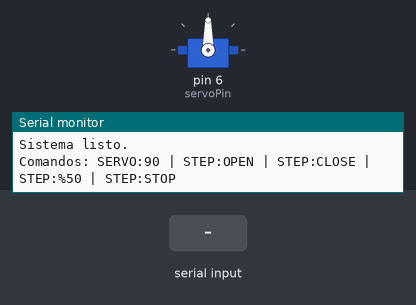
Recording of a sketch running on a simulated Arduino Uno, built with avr-gcc and run on an emulated ATmega328P. Parts: servo, the last lines printed to the serial monitor. The test bench sets the inputs (shaded band).

Above: at 1.2 s.
1.3 s: "SERVO:\n" received over Serial
At 2.4 s:
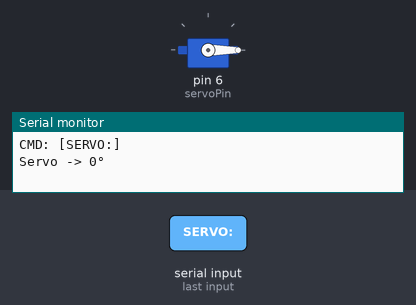
2.8 s: "SERVO:90\n" received over Serial
At 3.7 s:
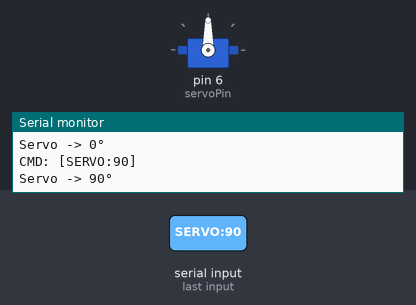
Timing chart, 0 to 5.8 s (numbered marks = the images above; inputs shaded):
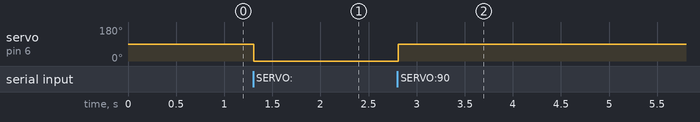

The sketch:

servo_stepper_FUNCIONANLOSDOS.ino
```cpp
#include <AccelStepper.h>
#include <Servo.h>

// ==============================
// STEPPER — orden de pines confirmado
// ==============================
#define PIN_IN1 8
#define PIN_IN2 9
#define PIN_IN3 10
#define PIN_IN4 11

AccelStepper stepper(AccelStepper::HALF4WIRE, PIN_IN1, PIN_IN3, PIN_IN2, PIN_IN4);

// ==============================
// SERVO
// ==============================
Servo servo;
const int servoPin = 6;

// ==============================
// VARIABLES DE ESTADO
// ==============================
int servoPos   = 90;
int stepperPos =  0;

// ==============================
// APAGAR BOBINAS (evita que el stepper caliente parado)
// ==============================
void apagarBobinas() {
  digitalWrite(PIN_IN1, LOW);
  digitalWrite(PIN_IN2, LOW);
  digitalWrite(PIN_IN3, LOW);
  digitalWrite(PIN_IN4, LOW);
}

// ==============================
// SETUP
// ==============================
void setup() {
  Serial.begin(9600);

  // Stepper
  stepper.setMaxSpeed(1100.0);
  stepper.setAcceleration(1500.0);

  // Servo
  servo.attach(servoPin);
  servo.write(servoPos);

  Serial.println("Sistema listo.");
  Serial.println("Comandos: SERVO:90 | STEP:OPEN | STEP:CLOSE | STEP:%50 | STEP:STOP");
}

// ==============================
// LOOP PRINCIPAL
// ==============================
void loop() {

  // Ejecutar pasos pendientes del stepper en cada ciclo
  stepper.run();

  if (Serial.available()) {
    String cmd = Serial.readStringUntil('\n');
    cmd.trim();
    cmd.toUpperCase();

    Serial.print("CMD: [");
    Serial.print(cmd);
    Serial.println("]");

    // -------------------------------------------------------
    // SERVO: SERVO:90  →  mueve el servo a 90°
    // -------------------------------------------------------
    if (cmd.startsWith("SERVO:")) {
      int angle = cmd.substring(6).toInt();
      angle = constrain(angle, 0, 180);
      servoPos = angle;
      servo.write(servoPos);
      Serial.print("Servo -> ");
      Serial.print(servoPos);
      Serial.println("°");
    }

    // -------------------------------------------------------
    // STEPPER: STEP:OPEN | STEP:CLOSE | STEP:%50 | STEP:STOP
    // -------------------------------------------------------
    else if (cmd.startsWith("STEP:")) {
      String action = cmd.substring(5);

      if (action == "OPEN") {
        stepper.move(512);
        stepperPos += 512;
        Serial.print("Stepper -> +512 pasos | Pos: ");
        Serial.println(stepperPos);
      }
      else if (action == "CLOSE") {
        stepper.move(-512);
        stepperPos -= 512;
        Serial.print("Stepper -> -512 pasos | Pos: ");
        Serial.println(stepperPos);
      }
      else if (action.startsWith("%")) {
        int percent = action.substring(1).toInt();
        percent = constrain(percent, 0, 100);
        int target = map(percent, 0, 100, 0, 2048);
        stepper.moveTo(target);
        stepperPos = target;
        Serial.print("Stepper -> ");
        Serial.print(percent);
        Serial.print("% | Pos: ");
        Serial.println(stepperPos);
      }
      else if (action == "STOP") {
        stepper.stop();
        apagarBobinas();
        Serial.println("Stepper detenido.");
      }
      else {
        Serial.print("Accion STEP desconocida: [");

        Serial.print(action);
        Serial.println("]");
      }
    }
    else {
      Serial.print("Comando no reconocido: [");
      Serial.print(cmd);
      Serial.println("]");
    }
  }
}
```

Measured:
- after the input at 1.3 s, servo on pin 6 (servoPin): 90° → 0° at once
- after the input at 2.8 s, servo on pin 6 (servoPin): 0° → 90° at once
